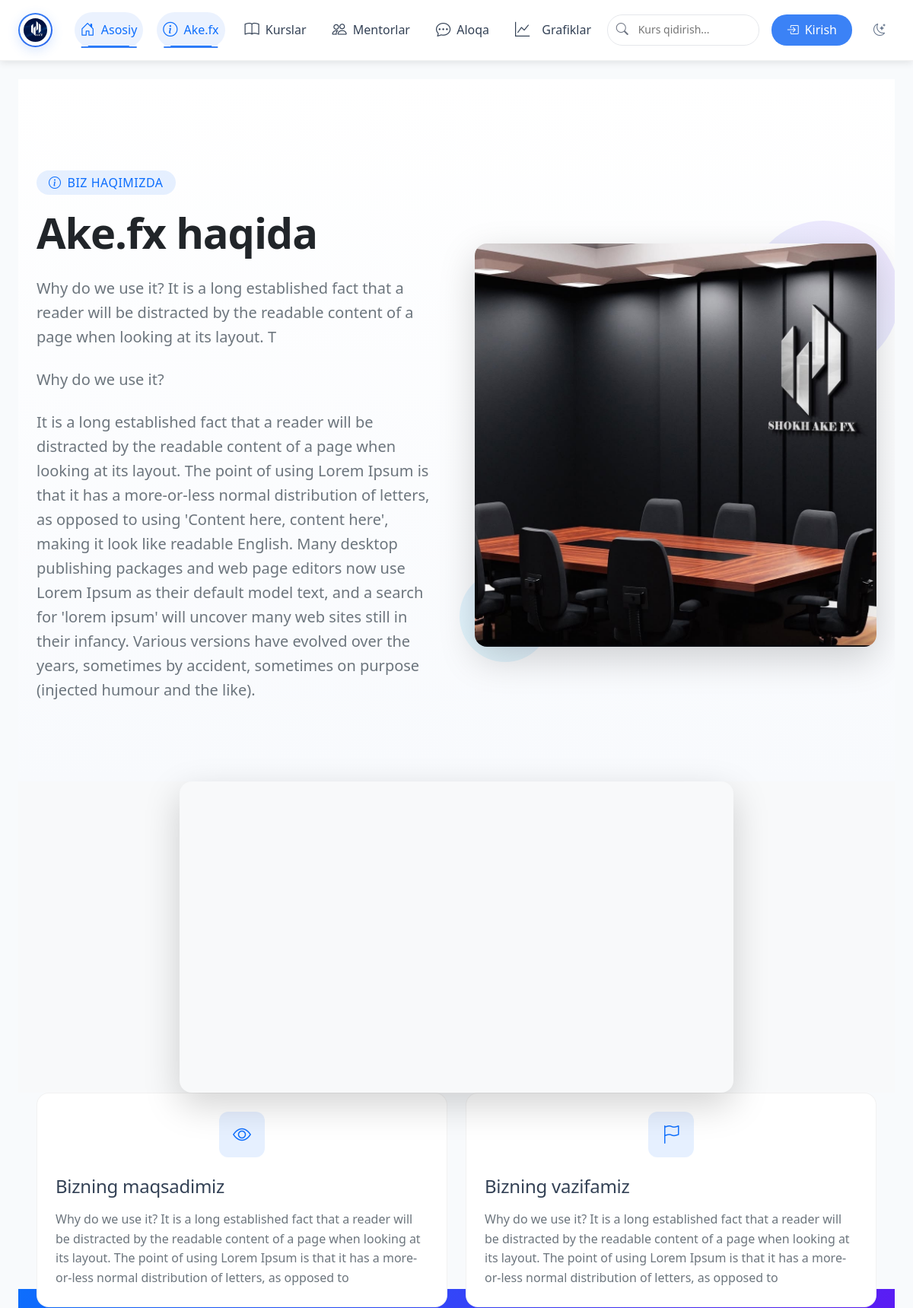
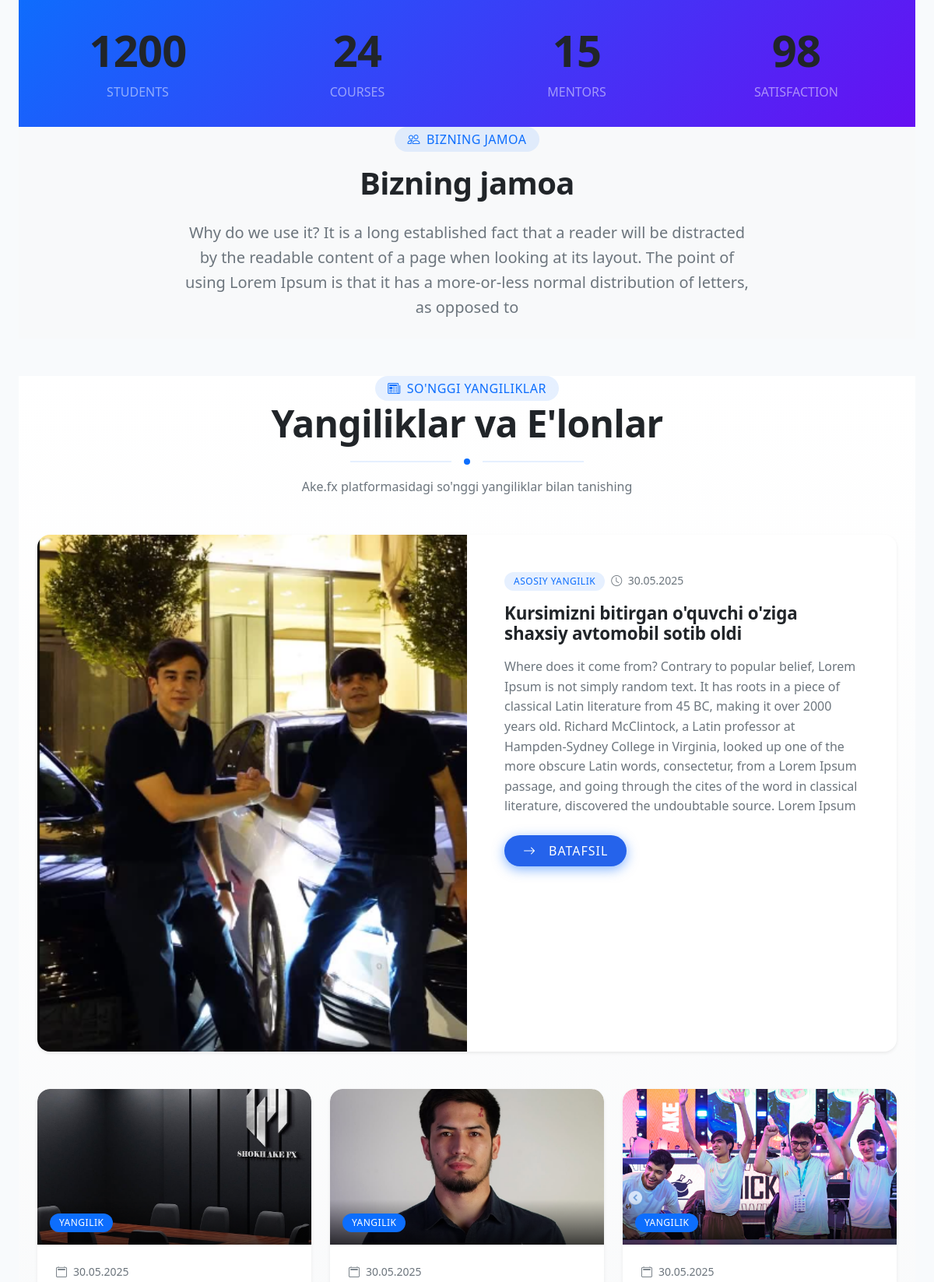
The page /about/ (upper part) on the database its author committed (2 pictures, top to bottom).
### main/models.py (models this page shows, shortened)
class AboutPage(models.Model):
    title = models.CharField(max_length=200, default="Ake.fx haqida", verbose_name="Sarlavha")
    subtitle = models.CharField(max_length=200, blank=True, verbose_name="Qo'shimcha sarlavha")
    content = models.TextField(verbose_name="Asosiy matn")
    vision = models.TextField(verbose_name="Bizning maqsadimiz", blank=True)
    mission = models.TextField(verbose_name="Bizning vazifamiz", blank=True)
    statistics = models.JSONField(
        default=dict,
        verbose_name="Statistika",
        blank=True,
        null=True,  # Qo'shildi
        help_text="Format: {'students': 1200, 'courses': 24, 'mentors': 15, 'satisfaction': 98}"
    )
    team_title = models.CharField(max_length=200, default="Bizning jamoa", verbose_name="Jamoa sarlavhasi")
    team_description = models.TextField(verbose_name="Jamoa haqida", blank=True)
    news_title = models.CharField(max_length=200, default="Yangiliklar", verbose_name="Yangiliklar sarlavhasi")
    news = models.TextField(verbose_name="Yangiliklar (HTML)", blank=True)
    main_image = models.ImageField(upload_to='about/', blank=True, verbose_name="Asosiy rasm")
    video_url = models.URLField(blank=True, verbose_name="Video URL",
        help_text="YouTube video havolasi")
    updated_at = models.DateTimeField(auto_now=True)
    class Meta:
        verbose_name = "About sahifa"
        verbose_name_plural = "About sahifa"
    def get_youtube_embed_url(self):
        if 'youtube.com/watch?v=' in self.video_url:
            return self.video_url.replace('watch?v=', 'embed/')
        elif 'youtu.be/' in self.video_url:
            video_id = self.video_url.split('/')[-1]
            return f'https://www.youtube.com/embed/{video_id}'
        return self.video_url

class News(models.Model):
    title = models.CharField(max_length=200, verbose_name="Yangilik sarlavhasi")
    short_text = models.TextField(verbose_name="Qisqa matn")
    content = models.TextField(verbose_name="To'liq matn")
    image = models.ImageField(upload_to='news/', verbose_name="Rasm")
    created_at = models.DateTimeField(auto_now_add=True)
    class Meta:
        verbose_name = "Yangilik"
        verbose_name_plural = "Yangiliklar"
        ordering = ['-created_at']

### main/views.py (the view, shortened to what this page needs)
# urls.py: path('about/', views.about, name='about'),
def about(request):
    about = AboutPage.objects.first()
    news_list = News.objects.order_by('-created_at')[:4]
    context = {
        'about': about,
        'has_stats': bool(about.statistics),
        'has_team': bool(about.team_title and about.team_description),
        'has_video': bool(about.video_url),
        'news_list': news_list,
    }
    return render(request, 'about.html', context)

### main/templates/about.html (shortened to what this page needs)
{% extends 'base.html' %}
{% load static %}
{% block content %}
<section class="about-hero position-relative overflow-hidden">
    <div class="container py-6">
        <div class="row align-items-center g-5">
            <div class="col-lg-6">
                <span class="badge bg-primary-soft text-primary px-3 py-2 rounded-pill fs-6 mb-3">
                    <i class="bi bi-info-circle me-2"></i>Biz haqimizda
                </span>
                <h1 class="display-4 fw-bold mb-4">{{ about.title }}</h1>
                {% if about.subtitle %}
                    <p class="lead text-muted mb-4">{{ about.subtitle }}</p>
                {% endif %}
                <div class="about-content text-muted fs-5 mb-4">
                    {{ about.content|linebreaks }}
                </div>
            </div>
            <div class="col-lg-6">
                <div class="position-relative">
                    {% if about.main_image %}
                        <img src="{{ about.main_image.url }}" alt="{{ about.title }}"
                             class="img-fluid rounded-4 shadow-lg about-main-img">
                    {% else %}
                        <img src="{% static 'images/about-placeholder.svg' %}"
                             alt="{{ about.title }}"
                             class="img-fluid rounded-4 shadow-lg about-main-img">
                    {% endif %}
                </div>
            </div>
        </div>
    </div>
</section>
{% if about.video_url %}
<section class="about-video py-6 bg-light">
    <div class="container">
        <div class="row justify-content-center">
            <div class="col-lg-8 text-center">
                <div class="ratio ratio-16x9 rounded-4 shadow-lg overflow-hidden">
                    <iframe src="{{ about.get_youtube_embed_url }}"
                            title="{{ about.title }}"
                            allow="accelerometer; autoplay; clipboard-write; encrypted-media; gyroscope; picture-in-picture"
                            allowfullscreen></iframe>
                </div>
            </div>
        </div>
    </div>
</section>
{% endif %}
{% if about.vision or about.mission %}
<section class="about-features py-6">
    <div class="container">
        <div class="row g-4">
            {% if about.vision %}
            <div class="col-md-6">
                <div class="feature-card bg-white rounded-4 p-4 h-100">
                    <div class="feature-icon mb-4">
                        <i class="bi bi-eye text-primary"></i>
                    </div>
                    <h3 class="h4 mb-3">Bizning maqsadimiz</h3>
                    <p class="text-muted mb-0">{{ about.vision }}</p>
                </div>
            </div>
            {% endif %}
            {% if about.mission %}
            <div class="col-md-6">
                <div class="feature-card bg-white rounded-4 p-4 h-100">
                    <div class="feature-icon mb-4">
                        <i class="bi bi-flag text-primary"></i>
                    </div>
                    <h3 class="h4 mb-3">Bizning vazifamiz</h3>
                    <p class="text-muted mb-0">{{ about.mission }}</p>
                </div>
            </div>
            {% endif %}
        </div>
    </div>
</section>
{% endif %}
{% if about.statistics %}
<section class="about-stats py-6 bg-primary text-white">
    <div class="container">
        <div class="row g-4 justify-content-center">
            {% for key, value in about.statistics.items %}
            <div class="col-6 col-md-3">
                <div class="stat-card text-center">
                    <h2 class="display-4 fw-bold mb-2 counter">{{ value }}</h2>
                    <p class="mb-0 text-white-50 text-uppercase">{{ key }}</p>
                </div>
            </div>
            {% endfor %}
        </div>
    </div>
</section>
{% endif %}
{% if about.team_title and about.team_description %}
<section class="about-team py-6 bg-light">
    <div class="container">
        <div class="text-center mb-5">
            <span class="badge bg-primary-soft text-primary px-3 py-2 rounded-pill fs-6 mb-3">
                <i class="bi bi-people me-2"></i>{{ about.team_title }}
            </span>
            <h2 class="display-6 fw-bold mb-4">Bizning jamoa</h2>
            <div class="row justify-content-center">
                <div class="col-lg-8">
                    <p class="lead text-muted">{{ about.team_description }}</p>
                </div>
            </div>
        </div>
    </div>
</section>
{% endif %}
{% if news_list %}
<section class="about-news py-6">
    <div class="container">
        <div class="text-center mb-5">
            <span class="badge bg-primary-soft text-primary px-3 py-2 rounded-pill fs-6">
                <i class="bi bi-newspaper me-2"></i>So'nggi yangiliklar
            </span>
            <h2 class="display-5 fw-bold mb-3">Yangiliklar va E'lonlar</h2>
            <div class="divider mx-auto my-3">
                <div class="divider-line"></div>
                <span class="divider-dot bg-primary"></span>
                <div class="divider-line"></div>
            </div>
            <p class="text-muted">Ake.fx platformasidagi so'nggi yangiliklar bilan tanishing</p>
        </div>
        {% with latest_news=news_list|first %}
        <div class="featured-news mb-5">
            <div class="card border-0 shadow-sm rounded-4 overflow-hidden hover-lift">
                <div class="row g-0">
                    <div class="col-lg-6">
                        {% if latest_news.image %}
                        <img src="{{ latest_news.image.url }}"
                             class="w-100 h-100 object-fit-cover"
                             alt="{{ latest_news.title }}"
                             style="min-height: 400px;">
                        {% endif %}
                    </div>
                    <div class="col-lg-6">
                        <div class="card-body p-lg-5">
                            <div class="d-flex align-items-center mb-3">
                                <span class="badge bg-primary-soft text-primary me-2">Asosiy yangilik</span>
                                <span class="text-muted small">
                                    <i class="bi bi-clock me-1"></i>
                                    {{ latest_news.created_at|date:"d.m.Y" }}
                                </span>
                            </div>
                            <h3 class="card-title fw-bold mb-3">{{ latest_news.title }}</h3>
                            <p class="card-text text-muted mb-4">{{ latest_news.short_text }}</p>
                            <a href="{% url 'news_detail' latest_news.id %}" class="btn btn-primary rounded-pill px-4">
                                <i class="bi bi-arrow-right me-2"></i>Batafsil
                            </a>
                        </div>
                    </div>
                </div>
            </div>
        </div>
        {% endwith %}
        <div class="row g-4">
            {% for news in news_list|slice:"1:" %}
            <div class="col-md-6 col-lg-4">
                <div class="card h-100 border-0 shadow-sm rounded-4 hover-lift">
                    {% if news.image %}
                    <div class="card-img-top position-relative" style="height: 200px;">
                        <img src="{{ news.image.url }}"
                             class="w-100 h-100 object-fit-cover rounded-top-4"
                             alt="{{ news.title }}">
                        <div class="position-absolute bottom-0 start-0 w-100 p-3"
                             style="background: linear-gradient(to top, rgba(0,0,0,0.7), transparent);">
                            <span class="badge bg-primary">Yangilik</span>
                        </div>
                    </div>
                    {% endif %}
                    <div class="card-body p-4">
                        <div class="d-flex align-items-center text-muted small mb-2">
                            <i class="bi bi-calendar2 me-2"></i>
                            {{ news.created_at|date:"d.m.Y" }}
                        </div>
                    </div>
                </div>
            </div>
            {% endfor %}
        </div>
    </div>
</section>
{% endif %}
{% endblock %}

### main/templates/base.html (style rules this page uses)
:root { --primary-color: #2563eb; --secondary-color: #1e40af; --accent-color: #3b82f6; --light-bg: #f8fafc; --dark-bg: #0f172a; --dark-nav: #1e293b; --light-text: #f1f5f9; --dark-text: #334155; --transition: all 0.3s ease; }
body { font-family: 'Segoe UI', Tahoma, Geneva, Verdana, sans-serif; transition: var(--transition); background-color: var(--light-bg); color: var(--dark-text); }
.btn { border-radius: 20px; padding: 8px 20px; font-weight: 500; transition: var(--transition); }
.btn-primary { background-color: var(--primary-color); border-color: var(--primary-color); }

### main/templates/about.html (style rules this page uses)
.about-hero { background: linear-gradient(to bottom, #ffffff, #f8fafd); padding: 120px 0 80px; }
.about-main-img { position: relative; z-index: 1; transition: transform 0.3s ease; }
.feature-card { transition: all 0.3s ease; border: 1px solid rgba(0,0,0,0.05); }
.feature-icon { width: 60px; height: 60px; background: rgba(13,110,253,0.1); border-radius: 12px; display: flex; align-items: center; justify-content: center; }
.feature-icon i { font-size: 24px; }
.about-stats { background: linear-gradient(135deg, #0d6efd, #6610f2); }
.stat-card { padding: 2rem; border-radius: 1rem; transition: transform 0.3s ease; }
.about-news { background: linear-gradient(to bottom, #fff, #f8f9fa); }
.featured-news .card { transition: transform 0.3s ease, box-shadow 0.3s ease; }
.hover-lift { transition: transform 0.3s ease, box-shadow 0.3s ease; }
.object-fit-cover { object-fit: cover; }
.bg-primary-soft { background-color: rgba(13,110,253,.1); }
.divider { display: flex; align-items: center; justify-content: center; gap: 1rem; max-width: 300px; margin: 0 auto; }
.divider-line { flex: 1; height: 2px; background: rgba(13,110,253,.1); }
.divider-dot { width: 8px; height: 8px; border-radius: 50%; background: var(--bs-primary); }

### rows shown on the page
AboutPage: title "Ake.fx haqida", subtitle "Why do we use it? It is a long established fact that a reader will be distracted by the readable content of a page when looking at its layout. T", content "Why do we use it? It is a long established fact that a reader will be distracted by the readable content of a page when looking at its layout. The point of using Lorem Ipsum is that it has a more-or-less normal distribution of letters, as opposed to using 'Content here, content here', making it look like readable English. Many desktop publishing packages and web page editors now use Lorem Ipsum as their default model text, and a search for 'lorem ipsum' will uncover many web sites still in their infancy. Various versions have evolved over the years, sometimes by accident, sometimes on purpose (injected humour and the like).", main_image (picture), vision "Why do we use it? It is a long established fact that a reader will be distracted by the readable content of a page when looking at its layout. The point of using Lorem Ipsum is that it has a more-or-less normal distribution of letters, as opposed to", mission "Why do we use it? It is a long established fact that a reader will be distracted by the readable content of a page when looking at its layout. The point of using Lorem Ipsum is that it has a more-or-less normal distribution of letters, as opposed to", team_title "BIZNING JAMOA", team_description "Why do we use it? It is a long established fact that a reader will be distracted by the readable content of a page when looking at its layout. The point of using Lorem Ipsum is that it has a more-or-less normal distribution of letters, as opposed to"
News: image (picture), created_at "30.05.2025", title "Kursimizni bitirgan o'quvchi o'ziga shaxsiy avtomobil sotib oldi", short_text "Where does it come from? Contrary to popular belief, Lorem Ipsum is not simply random text. It has roots in a piece of classical Latin literature from 45 BC, making it over 2000 years old. Richard McClintock, a Latin professor at Hampden-Sydney College in Virginia, looked up one of the more obscure Latin words, consectetur, from a Lorem Ipsum passage, and going through the cites of the word in classical literature, discovered the undoubtable source. Lorem Ipsum"
News: image (picture), created_at "30.05.2025"
News: image (picture), created_at "30.05.2025"
News: image (picture), created_at "30.05.2025"

### other values the page prints
{{ value }} "1200" "24" "15" "98"
{{ key }} "STUDENTS" "COURSES" "MENTORS" "SATISFACTION"
